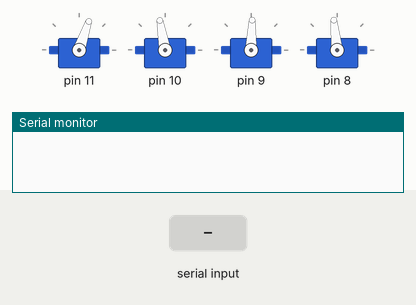
Simulated run of this sketch. Board: Arduino Uno, built with avr-gcc and run on an emulated ATmega328P. Parts: 4 × servo, the last lines printed to the serial monitor. Inputs (shaded band) come from the test bench.

Above: at 1.2 s.
1.3 s: "90,45\n" received over Serial
At 3.07 s:
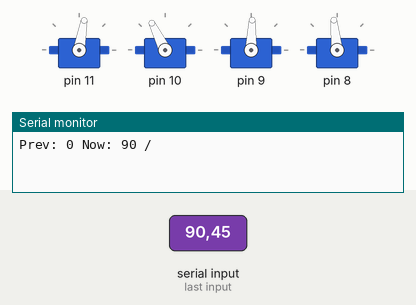
At 6.2 s:
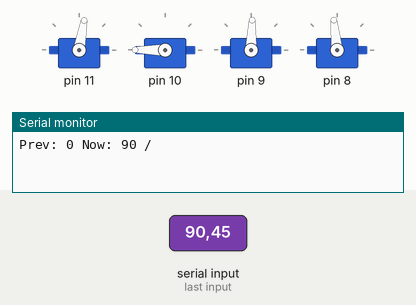
Timing chart, 0 to 7.7 s (numbered marks = the images above; inputs shaded):
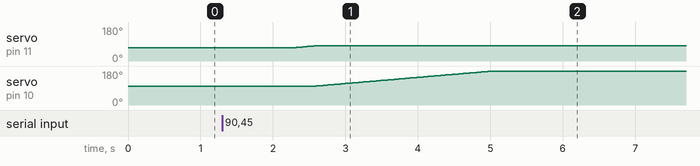

The sketch:

robotarm.ino
```cpp
#include<Servo.h>

Servo servo[4];

int prevAngles[4] = {600, 1500, 600, 600};
int angleCalib[4] = {710, 100, 880, 960};
int TD = 3;

void runServo(int n, int angle1, int angle2){
  int delta = angle2 - angle1;
  if(delta >= 0){
    for(int i=0;i<=delta;i++){
      servo[n].writeMicroseconds(angle1+i+ angleCalib[n]);
      delay(TD);
    }
  } else {
    delta = delta * -1;
    for(int i=0;i<=delta;i++){
      servo[n].writeMicroseconds(angle1-i+ angleCalib[n]);
      delay(TD);
    }
  }
}

void Split(String sData, char cSeparator)
{
  int arr[4];
  int nCount = 0;
  int nGetIndex = 0 ;
  int cnt = 0;

  //임시저장
  String sTemp = "";

  //원본 복사
  String sCopy = sData;

  while(true)
  {
    //구분자 찾기
    nGetIndex = sCopy.indexOf(cSeparator);

    //리턴된 인덱스가 있나?
    if(-1 != nGetIndex)
    {
      //있다.

      //데이터 넣고
      sTemp = sCopy.substring(0, nGetIndex);

      arr[cnt++] = sTemp.toInt();

      //Serial.println( sTemp );

      //뺀 데이터 만큼 잘라낸다.
      sCopy = sCopy.substring(nGetIndex + 1);
    }
    else
    {
      //없으면 마무리 한다.
      //Serial.println( sCopy );
      arr[cnt] = sCopy.toInt();
      break;
    }

    //다음 문자로~
    ++nCount;
  }
  for(int i=0;i<4;i++){
      int x = arr[i] + 600;

      runServo(i, prevAngles[i], x);


      Serial.print("Prev: ");
      Serial.print(prevAngles[i]-600);
      Serial.print(" Now: ");
      Serial.print(x-600);
      Serial.print(" / ");
      prevAngles[i] = x;

  }
  Serial.println("");
}

void setup() {
  // put your setup code here, to run once:
  Serial.begin(9600);
  for(int i=0;i<4;i++){
    servo[i].attach(11-i, 600, 2400);
    servo[i].writeMicroseconds(prevAngles[i] +angleCalib[i]);
  }
}

void loop() {
  // put your main code here, to run repeatedly:
  if(Serial.available()){
    String str = Serial.readString();
    Split(str, ':');
  }
}
```

Measured:
- after the input at 1.3 s, servo on pin 11: moves from 71° to 80° over 0.25 s, starting after 1.0 s; servo on pin 10: moves from 100° to 180° over 2.4 s, starting after 1.3 s
